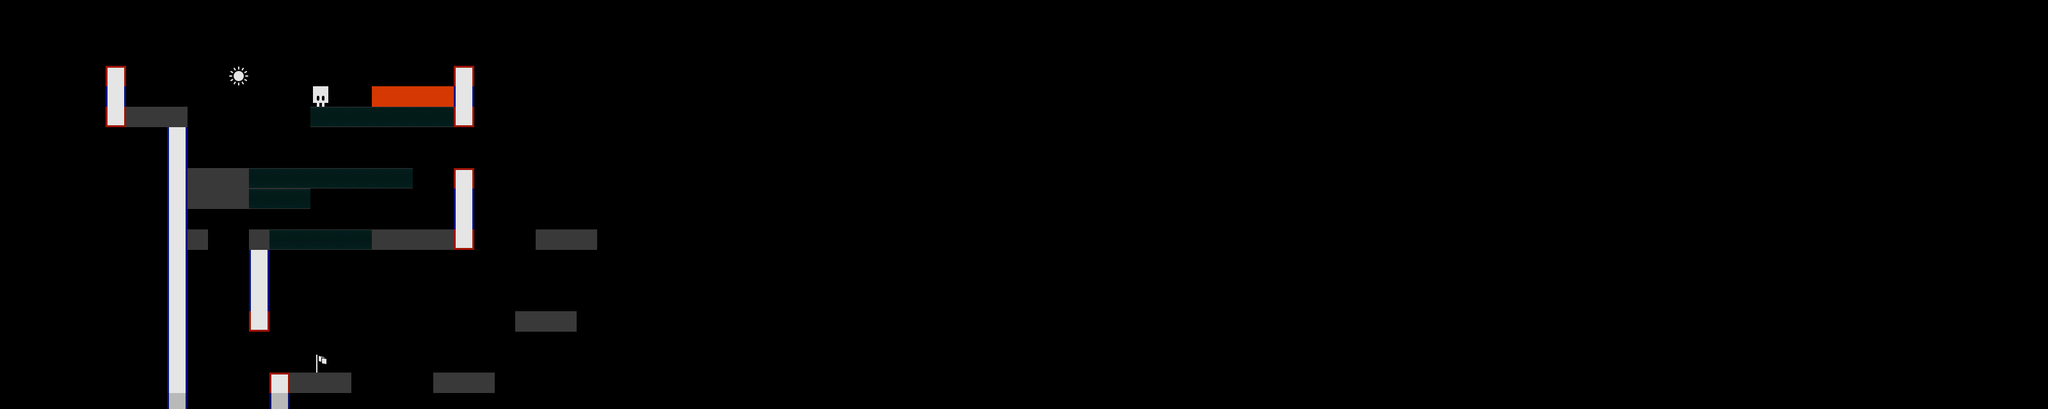

A 2D game scene composited from a Tiled map and its tileset images. What follows is a short description and the map's XML, with every tile layer's data as written:
An orthogonal 100x20 tile map with 32x32 px tiles, 1 tile layer (Tile Layer 1).

<map version="1.2" tiledversion="2019.03.13" orientation="orthogonal" renderorder="right-down" width="100" height="20" tilewidth="32" tileheight="32" infinite="0" nextlayerid="2" nextobjectid="1">
 <tileset firstgid="1" source="tiles2.tsx" />
 <layer id="1" name="Tile Layer 1" width="100" height="20" opacity="0.9" offsetx="133.333" offsety="103.03">
  <properties>
   <property name="title" value="Shepherd them" />
  </properties>
  <data encoding="csv">
0,3,0,0,0,0,0,10,0,0,0,0,0,0,0,0,0,0,3,0,0,0,0,0,0,0,0,0,0,0,0,0,0,0,0,0,0,0,0,0,0,0,0,0,0,0,0,0,0,0,0,0,0,0,0,0,0,0,0,0,0,0,0,0,0,0,0,0,0,0,0,0,0,0,0,0,0,0,0,0,0,0,0,0,0,0,0,0,0,0,0,0,0,0,0,0,0,0,0,0,
0,2,0,0,0,0,0,0,0,0,0,5,0,0,6,6,6,6,2,0,0,0,0,0,0,0,0,0,0,0,0,0,0,0,0,0,0,0,0,0,0,0,0,0,0,0,0,0,0,0,0,0,0,0,0,0,0,0,0,0,0,0,0,0,0,0,0,0,0,0,0,0,0,0,0,0,0,0,0,0,0,0,0,0,0,0,0,0,0,0,0,0,0,0,0,0,0,0,0,0,
0,4,1,1,1,0,0,0,0,0,0,16,16,16,16,16,16,16,4,0,0,0,0,0,0,0,0,0,0,0,0,0,0,0,0,0,0,0,0,0,0,0,0,0,0,0,0,0,0,0,0,0,0,0,0,0,0,0,0,0,0,0,0,0,0,0,0,0,0,0,0,0,0,0,0,0,0,0,0,0,0,0,0,0,0,0,0,0,0,0,0,0,0,0,0,0,0,0,0,0,
0,0,0,0,2,0,0,0,0,0,0,0,0,0,0,0,0,0,0,0,0,0,0,0,0,0,0,0,0,0,0,0,0,0,0,0,0,0,0,0,0,0,0,0,0,0,0,0,0,0,0,0,0,0,0,0,0,0,0,0,0,0,0,0,0,0,0,0,0,0,0,0,0,0,0,0,0,0,0,0,0,0,0,0,0,0,0,0,0,0,0,0,0,0,0,0,0,0,0,0,
0,0,0,0,2,0,0,0,0,0,0,0,0,0,0,0,0,0,0,0,0,0,0,0,0,0,0,0,0,0,0,0,0,0,0,0,0,0,0,0,0,0,0,0,0,0,0,0,0,0,0,0,0,0,0,0,0,0,0,0,0,0,0,0,0,0,0,0,0,0,0,0,0,0,0,0,0,0,0,0,0,0,0,0,0,0,0,0,0,0,0,0,0,0,0,0,0,0,0,0,
0,0,0,0,2,1,1,1,16,16,16,16,16,16,16,16,0,0,3,0,0,0,0,0,0,0,0,0,0,0,0,0,0,0,0,0,0,0,0,0,0,0,0,0,0,0,0,0,0,0,0,0,0,0,0,0,0,0,0,0,0,0,0,0,0,0,0,0,0,0,0,0,0,0,0,0,0,0,0,0,0,0,0,0,0,0,0,0,0,0,0,0,0,0,0,0,0,0,0,0,
0,0,0,0,2,1,1,1,16,16,16,0,0,0,0,0,0,0,2,0,0,0,0,0,0,0,0,0,0,0,0,0,0,0,0,0,0,0,0,0,0,0,0,0,0,0,0,0,0,0,0,0,0,0,0,0,0,0,0,0,0,0,0,0,0,0,0,0,0,0,0,0,0,0,0,0,0,0,0,0,0,0,0,0,0,0,0,0,0,0,0,0,0,0,0,0,0,0,0,0,
0,0,0,0,2,0,0,0,0,0,0,0,0,0,0,0,0,0,2,0,0,0,0,0,0,0,0,0,0,0,0,0,0,0,0,0,0,0,0,0,0,0,0,0,0,0,0,0,0,0,0,0,0,0,0,0,0,0,0,0,0,0,0,0,0,0,0,0,0,0,0,0,0,0,0,0,0,0,0,0,0,0,0,0,0,0,0,0,0,0,0,0,0,0,0,0,0,0,0,0,
0,0,0,0,2,1,0,0,1,16,16,16,16,16,1,1,1,1,4,0,0,0,1,1,1,0,0,0,0,0,0,0,0,0,0,0,0,0,0,0,0,0,0,0,0,0,0,0,0,0,0,0,0,0,0,0,0,0,0,0,0,0,0,0,0,0,0,0,0,0,0,0,0,0,0,0,0,0,0,0,0,0,0,0,0,0,0,0,0,0,0,0,0,0,0,0,0,0,0,0,
0,0,0,0,2,0,0,0,2,0,0,0,0,0,0,0,0,0,0,0,0,0,0,0,0,0,0,0,0,0,0,0,0,0,0,0,0,0,0,0,0,0,0,0,0,0,0,0,0,0,0,0,0,0,0,0,0,0,0,0,0,0,0,0,0,0,0,0,0,0,0,0,0,0,0,0,0,0,0,0,0,0,0,0,0,0,0,0,0,0,0,0,0,0,0,0,0,0,0,0,
0,0,0,0,2,0,0,0,2,0,0,0,0,0,0,0,0,0,0,0,0,0,0,0,0,0,0,0,0,0,0,0,0,0,0,0,0,0,0,0,0,0,0,0,0,0,0,0,0,0,0,0,0,0,0,0,0,0,0,0,0,0,0,0,0,0,0,0,0,0,0,0,0,0,0,0,0,0,0,0,0,0,0,0,0,0,0,0,0,0,0,0,0,0,0,0,0,0,0,0,
0,0,0,0,2,0,0,0,2,0,0,0,0,0,0,0,0,0,0,0,0,0,0,0,0,0,0,0,0,0,0,0,0,0,0,0,0,0,0,0,0,0,0,0,0,0,0,0,0,0,0,0,0,0,0,0,0,0,0,0,0,0,0,0,0,0,0,0,0,0,0,0,0,0,0,0,0,0,0,0,0,0,0,0,0,0,0,0,0,0,0,0,0,0,0,0,0,0,0,0,
0,0,0,0,2,0,0,0,4,0,0,0,0,0,0,0,0,0,0,0,0,1,1,1,0,0,0,0,0,0,0,0,0,0,0,0,0,0,0,0,0,0,0,0,0,0,0,0,0,0,0,0,0,0,0,0,0,0,0,0,0,0,0,0,0,0,0,0,0,0,0,0,0,0,0,0,0,0,0,0,0,0,0,0,0,0,0,0,0,0,0,0,0,0,0,0,0,0,0,0,
0,0,0,0,2,0,0,0,0,0,0,0,0,0,0,0,0,0,0,0,0,0,0,0,0,0,0,0,0,0,0,0,0,0,0,0,0,0,0,0,0,0,0,0,0,0,0,0,0,0,0,0,0,0,0,0,0,0,0,0,0,0,0,0,0,0,0,0,0,0,0,0,0,0,0,0,0,0,0,0,0,0,0,0,0,0,0,0,0,0,0,0,0,0,0,0,0,0,0,0,
0,0,0,0,2,0,0,0,0,0,0,8,0,0,0,0,0,0,0,0,0,0,0,0,0,0,0,0,0,0,0,0,0,0,0,0,0,0,0,0,0,0,0,0,0,0,0,0,0,0,0,0,0,0,0,0,0,0,0,0,0,0,0,0,0,0,0,0,0,0,0,0,0,0,0,0,0,0,0,0,0,0,0,0,0,0,0,0,0,0,0,0,0,0,0,0,0,0,0,0,
0,0,0,0,2,0,0,0,0,3,1,1,1,0,0,0,0,1,1,1,0,0,0,0,0,0,0,0,0,0,0,0,0,0,0,0,0,0,0,0,0,0,0,0,0,0,0,0,0,0,0,0,0,0,0,0,0,0,0,0,0,0,0,0,0,0,0,0,0,0,0,0,0,0,0,0,0,0,0,0,0,0,0,0,0,0,0,0,0,0,0,0,0,0,0,0,0,0,0,0,
0,0,0,0,2,0,0,0,0,2,0,0,0,0,0,0,0,0,0,0,0,0,0,0,0,0,0,0,0,0,0,0,0,0,0,0,0,0,0,0,0,0,0,0,0,0,0,0,0,0,0,0,0,0,0,0,0,0,0,0,0,0,0,0,0,0,0,0,0,0,0,0,0,0,0,0,0,0,0,0,0,0,0,0,0,0,0,0,0,0,0,0,0,0,0,0,0,0,0,0,
0,0,0,0,2,0,0,0,0,2,0,0,0,0,0,0,0,0,0,0,0,0,0,0,0,0,0,0,0,0,0,0,0,0,0,0,0,0,0,0,0,0,0,0,0,0,0,0,0,0,0,0,0,0,0,0,0,0,0,0,0,0,0,0,0,0,0,0,0,0,0,0,0,0,0,0,0,0,0,0,0,0,0,0,0,0,0,0,0,0,0,0,0,0,0,0,0,0,0,0,
0,0,0,0,2,0,0,0,0,2,0,0,0,0,0,0,0,0,0,0,0,0,0,0,0,0,0,0,0,0,0,0,0,0,0,0,0,0,0,0,0,0,0,0,0,0,0,0,0,0,0,0,0,0,0,0,0,0,0,0,0,0,0,0,0,0,0,0,0,0,0,0,0,0,0,0,0,0,0,0,0,0,0,0,0,0,0,0,0,0,0,0,0,0,0,0,0,0,0,0,
0,0,0,0,4,0,0,0,0,4,0,0,0,0,0,0,0,0,0,0,0,0,0,0,0,0,0,0,0,0,0,0,0,0,0,0,0,0,0,0,0,0,0,0,0,0,0,0,0,0,0,0,0,0,0,0,0,0,0,0,0,0,0,0,0,0,0,0,0,0,0,0,0,0,0,0,0,0,0,0,0,0,0,0,0,0,0,0,0,0,0,0,0,0,0,0,0,0,0,0
</data>
 </layer>
</map>
